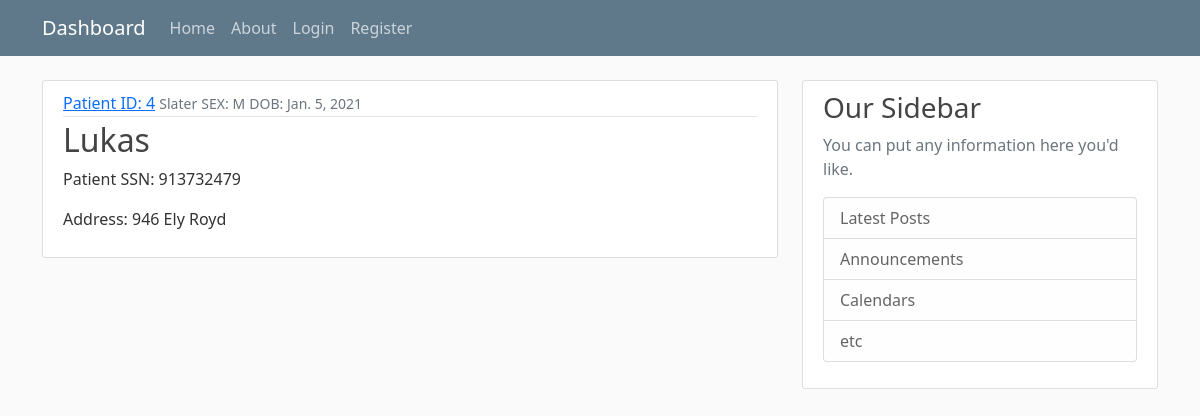
The page /patient/4/ on the database its author committed.
### core/models.py (models this page shows, shortened)
class Patient(models.Model):
    PatientID = models.IntegerField()
    PatientSSN = models.CharField(max_length=30)
    FirstName = models.CharField(max_length=30)
    LastName = models.CharField(max_length=30)
    Address = models.TextField(max_length=200)
    Sex = models.CharField(max_length=1)
    DOB = models.DateField(default=timezone.now)
    Author = models.ForeignKey(User, on_delete=models.CASCADE)

### core/views.py (the view)
# urls.py: path('patient/<int:pk>/', PatientDetailView.as_view(), name='patient-detail'),
class PatientDetailView(DetailView):
    model = Patient

### core/templates/core/patient_detail.html (shortened to what this page needs)
{% extends "core/base.html"%}
{% block content %}
        <article class="media content-section">
            <div class="media-body">
              <div class="article-metadata">
                <a class="mr-2" href="#">Patient ID: {{ object.PatientID }}</a>
                <small class="text-muted">{{ object.LastName }}</small>
                <small class="text-muted"> SEX: {{ object.Sex }}</small>
                <small class="text-muted"> DOB: {{ object.DOB }}</small>
              </div>
              <h2 class="article-title">{{ object.FirstName }}</h2>
              <p class="article-content">Patient SSN: {{ object.PatientSSN }}</p>
              <p class="article-content">Address: {{ object.Address }}</p>
            </div>
          </article>
{% endblock content %}

### core/static/core/main.css (style rules this page uses)
body { background: #fafafa; color: #333333; margin-top: 5rem; }
h1, h2, h3, h4, h5, h6 { color: #444444; }
.content-section { background: #ffffff; padding: 10px 20px; border: 1px solid #dddddd; border-radius: 3px; margin-bottom: 20px; }
.article-title { color: #444444; }
.article-content { white-space: pre-line; }
.article-metadata { padding-bottom: 1px; margin-bottom: 4px; border-bottom: 1px solid #e3e3e3; }

### rows shown on the page
Patient: PatientID "4", LastName "Slater", Sex "M", DOB "Jan. 5, 2021", FirstName "Lukas", PatientSSN "913732479", Address "946 Ely Royd"
